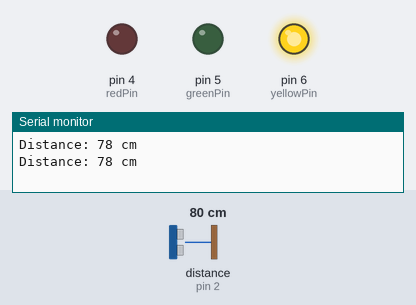
A sketch run on a simulated Arduino Uno, built with avr-gcc and run on an emulated ATmega328P. On the bench: output pins drawn as LEDs (lit = HIGH), the last lines printed to the serial monitor. Wiring (inferred from the names in the program): ultrasonic range finder: trigger pin 3; echo pin 2. The inputs (shaded band) are chosen by the test bench; at power-on: distance to the obstacle (sensor on pin 2) 80 cm. The echo pulse lasts 58.3 µs per cm; pins used as bus, display or sensor lines are not drawn.

Above: at 1.8 s.
1.9 s: distance to the obstacle (sensor on pin 2) set to 55 cm
3.4 s: distance to the obstacle (sensor on pin 2) set to 47 cm
At 5.1 s:
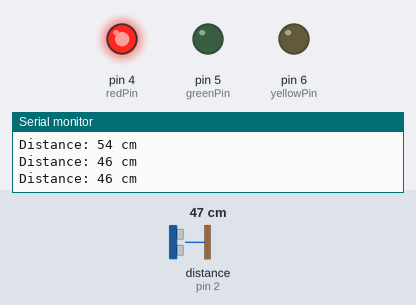
5.5 s: distance to the obstacle (sensor on pin 2) set to 120 cm
At 7.1 s:
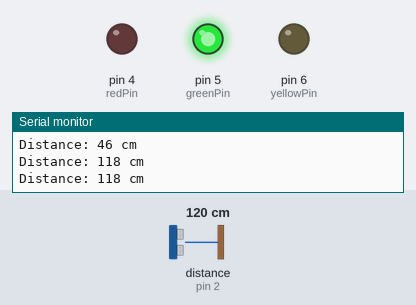
7.5 s: distance to the obstacle (sensor on pin 2) set to 105 cm
9.2 s: distance to the obstacle (sensor on pin 2) set to 97 cm
At 11.1 s:
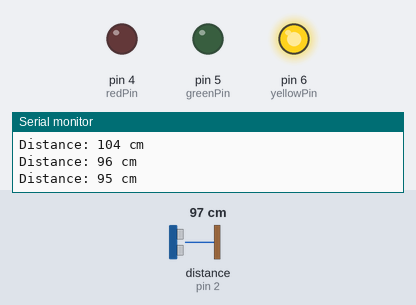
11.5 s: distance to the obstacle (sensor on pin 2) set to 2 cm
At 13.0 s:
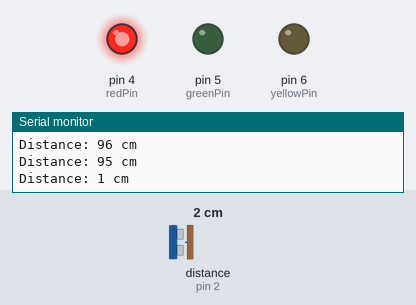
Timing chart, 0 to 14.5 s (numbered marks = the images above; inputs shaded):
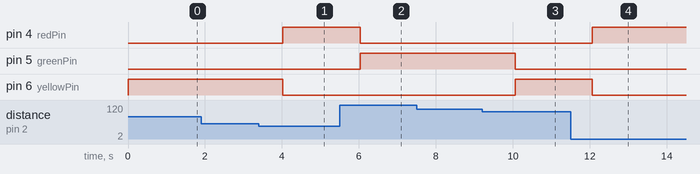

The sketch:

code.ino
```cpp
// Constants
const int echoPin = 2;    // Ultrasonic sensor echo pin
const int trigPin = 3;    // Ultrasonic sensor trigger pin
const int redPin = 4;     // Red LED pin
const int greenPin = 5;   // Green LED pin
const int yellowPin = 6;  // Yellow LED pin

// Variables
long duration;
int distance;

void setup() {
  // Initialize serial communication
  Serial.begin(9600);

  // Set pin modes
  pinMode(trigPin, OUTPUT);
  pinMode(echoPin, INPUT);
  pinMode(redPin, OUTPUT);
  pinMode(greenPin, OUTPUT);
  pinMode(yellowPin, OUTPUT);
}

void loop() {
  // Trigger ultrasonic sensor
  digitalWrite(trigPin, LOW);
  delayMicroseconds(2);
  digitalWrite(trigPin, HIGH);
  delayMicroseconds(10);
  digitalWrite(trigPin, LOW);

  // Measure the distance
  duration = pulseIn(echoPin, HIGH);
  distance = duration * 0.034 / 2;

  // Print distance to serial monitor
  Serial.print("Distance: ");
  Serial.print(distance);
  Serial.println(" cm");

  // Traffic signal control based on distance
  if (distance < 50) {
    // Red light ON, others OFF
    digitalWrite(redPin, HIGH);
    digitalWrite(greenPin, LOW);
    digitalWrite(yellowPin, LOW);
  } else if (distance >= 50 && distance < 100) {
    // Yellow light ON, others OFF
    digitalWrite(redPin, LOW);
    digitalWrite(greenPin, LOW);
    digitalWrite(yellowPin, HIGH);
  } else {
    // Green light ON, others OFF
    digitalWrite(redPin, LOW);
    digitalWrite(greenPin, HIGH);
    digitalWrite(yellowPin, LOW);
  }

  // Delay before next measurement
  delay(1000);
}
```

Measured:
- the behaviour switches between 51 and 50 cm on distance to the obstacle (sensor on pin 2) (found by bisection; images 0 and 1)
- the behaviour switches between 101 and 100 cm on distance to the obstacle (sensor on pin 2) (found by bisection; images 2 and 3)
- after the input at 3.4 s, pin 4 (redPin): LOW → HIGH after 0.62 s; pin 6 (yellowPin): HIGH → LOW after 0.62 s
- after the input at 5.5 s, pin 4 (redPin): HIGH → LOW after 0.53 s; pin 5 (greenPin): LOW → HIGH after 0.53 s
- after the input at 9.2 s, pin 5 (greenPin): HIGH → LOW after 0.86 s; pin 6 (yellowPin): LOW → HIGH after 0.86 s
- after the input at 11.5 s, pin 4 (redPin): LOW → HIGH after 0.57 s; pin 6 (yellowPin): HIGH → LOW after 0.57 s
